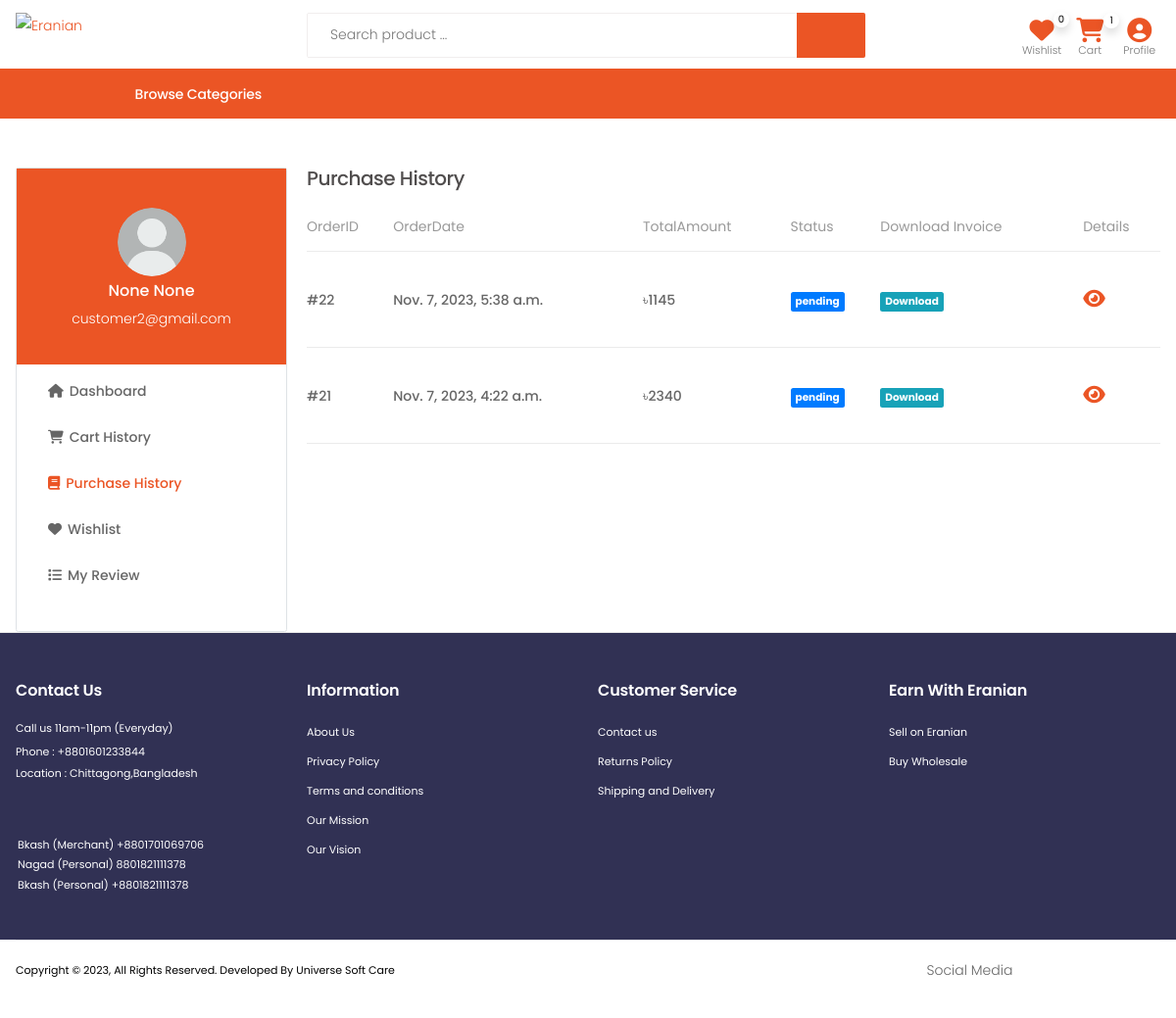
The page /order_summary (signed in) on the database as committed earlier.
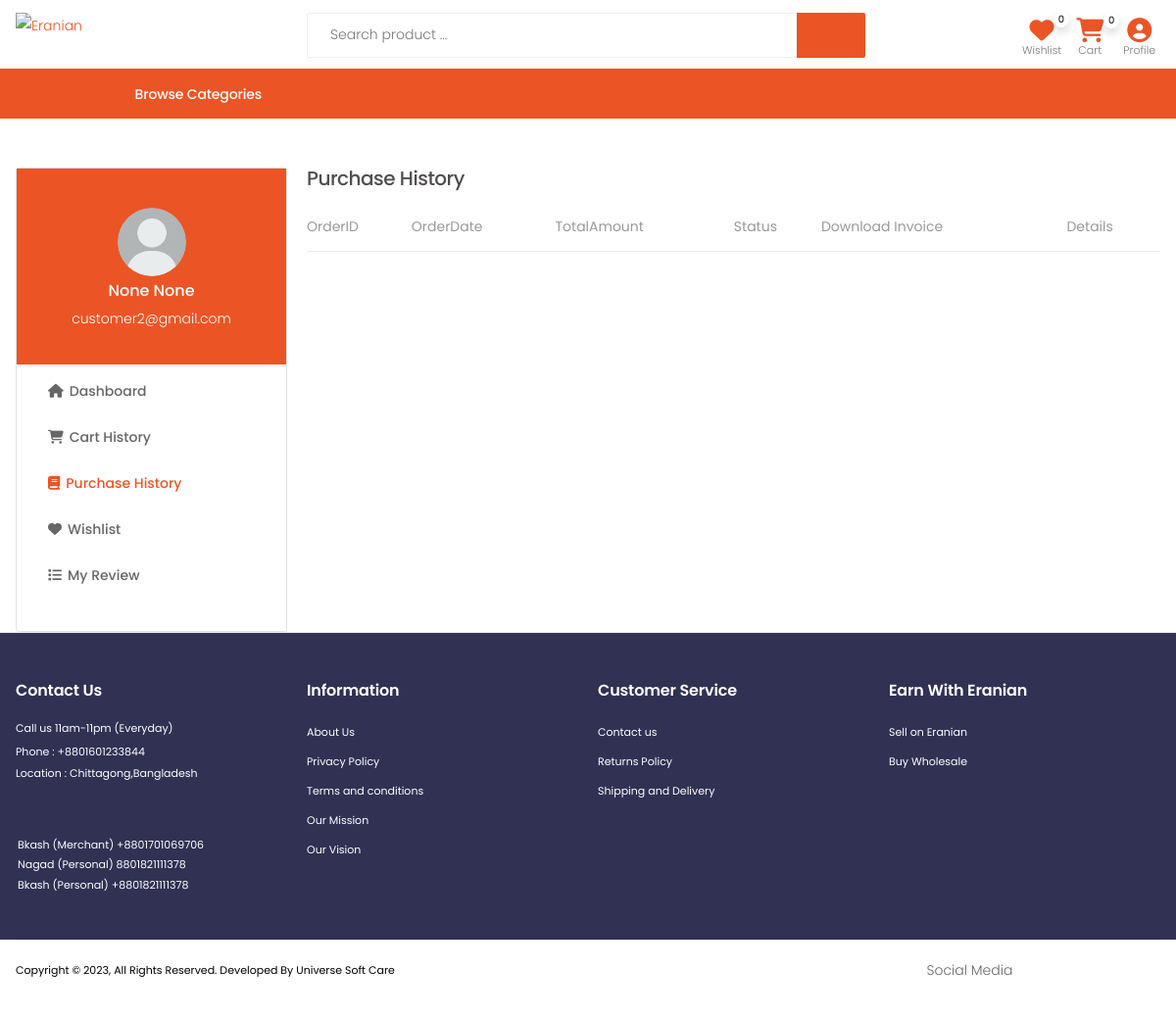
The same page on the database as committed later.
### userapp/models.py (models this page shows, shortened)
class User(AbstractBaseUser, PermissionsMixin):
    email = models.EmailField(unique=True)
    username = None
    first_name = models.CharField(max_length=30, null=True, blank=True)
    last_name = models.CharField(max_length=30, null=True, blank=True)
    phone = models.CharField(max_length=15, unique=True, null=True, blank=True)
    is_active = models.BooleanField(default=True)
    is_staff = models.BooleanField(default=False)
    is_customer = models.BooleanField(default=False)
    is_vendor = models.BooleanField(default=False)
    is_employee = models.BooleanField(default=False)
    date_joined = models.DateTimeField(default=timezone.now)
    objects = CustomUserManager()
    USERNAME_FIELD = 'email'
    REQUIRED_FIELDS = []

class Profile(models.Model):
    user                = models.OneToOneField(User, on_delete=models.CASCADE, max_length=1)
    image               = models.ImageField(upload_to="profilepicture", default='no_img.png')
    date_of_birthday    = models.DateField(auto_now_add=False,blank=True,null=True)
    phone               = models.CharField(max_length=15,unique=True,blank=True,null=True)
    permanent_address   = models.CharField(max_length=100,blank=True,null=True)
    present_address     = models.CharField(max_length=100,blank=True,null=True)
    class Meta:
        verbose_name_plural = "Customer Profile"

### store/models.py (models this page shows, shortened)
class Order(models.Model):
    user = models.ForeignKey(settings.AUTH_USER_MODEL,on_delete=models.CASCADE)
    items = models.ManyToManyField(OrderItem)
    ordered_date = models.DateTimeField()
    order_complate_date = models.DateTimeField( auto_now=False, auto_now_add=False, blank=True, null=True)
    order_status = models.CharField( max_length=150, choices=Order_Status, default='pending')
    total_order_amount = models.CharField(max_length=150, blank=True, null=True)
    paid_amount = models.CharField(max_length=150, default=0)
    due_amount = models.CharField(max_length=150, default=0)
    ordered = models.BooleanField(default=False)
    orderId = models.CharField(max_length=150, blank=True, null=True)
    paymentId = models.CharField(max_length=150, blank=True, null=True)
    coupon = models.ForeignKey('Coupon', on_delete=models.SET_NULL, blank=True, null=True)
    shipping_address = models.ForeignKey( ShipingAddress, on_delete=models.CASCADE, blank=True, null=True)
    payment_option = models.CharField(max_length=150)
    order_read_status = models.BooleanField(default=False)
    cancel_order = models.BooleanField(default=False)
    returned_order = models.BooleanField(default=False)
    redx_percel_traking_number = models.CharField( max_length=150, blank=True, null=True)
    others_transport_trakink_url = models.URLField(max_length=200, blank=True, null=True)
    class Meta:
        ordering = ['-id']

### store/views.py (the view)
# urls.py: path("order_summary",login_required(OrderSummary,login_url='/customer-login/'), name="order-summary"),
@login_required
def OrderSummary(request):
    try:
        order = Order.objects.filter(user=request.user, ordered=True)
        context = {
            'order': order,
        }
        return render(request, 'store/order_summary.html', context)
    except ObjectDoesNotExist:
        return redirect('/')

### store/template/store/order_summary.html (shortened to what this page needs)
{% extends 'store/base.html' %}
{% load static %}
{% block content %}
<div class="container mt-5">
	<div class="row">
		<div class="col-md-3 d-none d-md-block">
			<div class="card border rounded">
				<div class="card-profile ">
					<img class="mx-auto mt-4 rounded-circle" src="{{ user.profile.image.url }}" alt=""
						style="height: 70px ; width: 70px;">
					<p style="text-align:center ; font-size: 16px; font-weight: 500;">
						{{ user.first_name }} {{user.last_name }}</p>
					<p style="text-align:center ;">{{ user.email }}</p>
				</div>
				<div class="card-body">
					<nav class="mobile-cats-nav">
						<ul class="mobile-cats-menu dashboard-menu">
							<li><a href="{% url 'profile-dashboard' %}"><i class="fa-solid fa-house"></i>Dashboard</a>
							</li>
							<li><a href="{% url 'cart-summary' %}"><i class="fa-solid fa-cart-shopping"></i>Cart
									History</a></li>
							<li class="m-active"><a href="{% url 'order-summary' %}"><i
										class="fa-solid fa-book"></i>Purchase History</a></li>
							<li><a href="{% url 'wish-list' %}"><i class="fa-solid fa-heart"></i>Wishlist</a></li>
							<li><a href="{% url 'my-review' %}"><i class="fa-solid fa-list"></i>My Review</a></li>
						</ul>
					</nav>
				</div>
			</div>
		</div>
		<div class="col-md-9">
			<h5>Purchase History</h5>
			<div class="row ">
				<div class="col-lg-12 mx-auto">
					<table class="table table-mobile">
						<thead>
							<tr>
								<th>OrderID</th>
								<th>OrderDate</th>
								<th>TotalAmount</th>
								<th>Status</th>
								<th>Download Invoice</th>
								<th>Details</th>
							</tr>
						</thead>
						<tbody>
							{% for p in order %}
							<tr>
								<td>
									#{{ p.orderId }}
								</td>
								<td>
									{{ p.ordered_date }}
								</td>
								<td>৳{{p.total_order_amount }} </td>
								<td>
									{% if p.others_transport_trakink_url %}
									<p class="badge badge-primary p-2"><a class="text-white"
											href="{{ p.others_transport_trakink_url }}" target="_blank">Traking
											Order</a></p>
									{% elif p.redx_percel_traking_number %}
									<p class="badge badge-primary p-2"><a class="text-white"
											href="https://redx.com.bd/track-parcel/?trackingId={{ p.redx_percel_traking_number }}&shopId=806273"
											target="_blank">Traking Order</a></p>
									{% else %}
									<p class="badge badge-primary p-2">{{ p.order_status }}</p>
									{% endif %}
								</td>
								{% if p.order_status == 'complete' %}
								<td>{{ p.order_complate_date }}</td>
								{% else %}
								<td><a class="badge badge-info p-2" href="{% url 'render-order-pdf-view' p.pk %}"
										download>Download</a></td>
								{% endif %}
								<td><a style="font-size: 20px ;" href="{% url 'order-detail' p.pk %}"><i
											class="fa fa-eye" aria-hidden="true"></i></a></td>
							</tr>
							{% endfor %}
						</tbody>
					</table>
				</div>
			</div>
		</div>
	</div>
</div>
{% endblock %}

### store/template/store/base.html (shortened to what this page needs)
{% load static %}
<!DOCTYPE html>
<html lang="en">
<head>
  <link rel="stylesheet" href="{% static 'store/css/bootstrap.min.css' %}">
  <link rel="stylesheet" href="{% static 'store/css/plugins/owl-carousel/owl.carousel.css' %}">
  <link rel="stylesheet" href="{% static 'store/css/plugins/magnific-popup/magnific-popup.css' %}">
  <link rel="stylesheet" href="{% static 'store/css/plugins/jquery.countdown.css' %}">
  <link rel="stylesheet" href="{% static 'store/slick-slider/slick.css' %}">
  <link rel="stylesheet" href="{% static 'store/slick-slider/slick-theme.css' %}">
  <link rel="stylesheet" href="{% static 'store/css/style.css' %}">
  <link rel="stylesheet" href="{% static 'store/css/skins/skin-demo-13.css' %}">
  <link rel="stylesheet" href="{% static 'store/css/demos/demo-13.css' %}">
  <link rel="stylesheet" href="{% static 'store/css/plugins/nouislider/nouislider.css' %}">
  <link rel="stylesheet" href="https://cdnjs.cloudflare.com/ajax/libs/font-awesome/6.2.0/css/all.min.css">
</head>
<body>
  <div class="page-wrapper">
    {% include "store/includes/navbar.html" %}
    {% block content %}
    {% endblock %}
    {% include "store/includes/footer.html" %}
</body>
</html>

### store/template/store/includes/navbar.html (shortened to what this page needs)
{% load static %}
{% load desktop_menu %}
{% load top_category %}
{% load cart_view %}
{% load cart_count %}
{% load wish_list_product_count %}
{% load campaign %}
{% load logo %}
<header class="header header-10 header-intro-clearance desktop">
  <div class="header-middle sticky-header mx-auto ">
    <div class="container">
      <div class="header-left py-auto">
        <a href="{% url 'home' %}" class="logo">
          <img src="{% static 'store/images/eranian.png' %}" alt="Eranian">
        </a>
      </div>
      <div class="header-center">
        <div class="header-search header-search-extended header-search-visible header-search-no-radius">
          <form action="{% url 'search' %}" method="GET">
            <div class="header-search-wrapper search-wrapper-wide" style="margin-top: -10px;">
              <input type="search" class="form-control" name="q" id="q" placeholder="Search product ..." required>
              <button class="btn" type="submit" style="background-color:#eb5525 ;"><i
                  style="color: white; font-size: 25px; font-weight: 700;" class="icon-search"></i></button>
            </div>
          </form>
        </div>
      </div>
      <div class="header-right">
        <div class="header-dropdown-link" style="margin-top: -5px;">
          <a href="{% url 'wish-list' %}" class="wishlist-link">
            <i style="color:#eb5525; font-size: 25px;" class="fa-solid fa-heart"></i>
            <span class="wishlist-count shadow">{{ request.user|wish_list_product_count }}</span>
            <span class="wishlist-txt">Wishlist</span>
          </a>
          <div class="dropdown cart-dropdown mx-2">
            <a href="{% url 'cart-summary' %}" class="dropdown-toggle" role="button" aria-haspopup="true"
              aria-expanded="false" data-display="static">
              <i style="color:#eb5525; font-size: 25px;" class="fa-solid fa-cart-shopping"></i>
              <span class="cart-count shadow">{{ request.user|cart_count }}</span>
              <span class="cart-txt">Cart</span>
            </a>
          </div>
          <div class="dropdown user-profile cart-dropdown mx-2">
            <a class="dropdown-toggle" role="button" aria-haspopup="true" aria-expanded="false" data-display="static">
              <i style="color:#eb5525; font-size: 25px;" class="fa-solid fa-circle-user"></i>
              <span class="cart-txt">Profile</span>
            </a>
          </div>
        </div>
      </div>
    </div>
  </div>
  <div class="header-bottom container-fluid" style="border-top: 1px solid #eb5525;">
    <div class="row d-flex col-11 mx-auto">
      <div class="col-md-4 col-lg-3">
        {% if request.resolver_match.url_name == 'home' %}
        <div class="dropdown category-dropdown show is-on" data-visible="true">
          {% else %}
          <div class="dropdown category-dropdown is-on">
            {% endif %}
            <a href="#" class="dropdown-toggle" role="button" data-toggle="dropdown" aria-haspopup="true"
              aria-expanded="false" data-display="static" title="Browse Categories">
              <span class="pl-5" style="font-size: 14px;">Browse Categories</span>
            </a>
            </div>
          </div>
        </div>
      </div>
</header>

### store/template/store/includes/footer.html (shortened to what this page needs)
{% load static %}
{% load logo %}
<footer class="footer footer-2">
    <div class="footer-middle pb-4">
        <div class="container">
            <div class="row">
                <div class="col-6 col-lg-3">
                    <h4 class="widget-title">Contact Us</h4>
                    <p>Call us 11am-11pm (Everyday)</p>
                    <a href="tel:8801601233844"> Phone : +8801601233844</a>
                    <p>Location : Chittagong,Bangladesh</p> <br /><br />
                    <p class="d-flex payment-img"><img class="my-auto" src="{% static 'store/images/bkash.jpg' %}"
                            alt=""> Bkash (Merchant) +8801701069706</p>
                    <p class="d-flex payment-img"><img class="my-auto" src="{% static 'store/images/nagad.jpg' %}"
                            alt=""> Nagad (Personal) 8801821111378</p>
                    <p class="d-flex payment-img"><img class="my-auto" src="{% static 'store/images/bkash.jpg' %}"
                            alt=""> Bkash (Personal) +8801821111378</p>
                </div>
                <div class="col-6 col-lg-3">
                    <div class="widget">
                        <h4 class="widget-title">Information</h4>
                        <ul class="widget-list">
                            <li><a href="{% url 'about_us' %}">About Us</a></li>
                            <li><a href="{% url 'privacy-policy' %}">Privacy Policy</a></li>
                            <li><a href="{% url 'terms_conditions' %}">Terms and conditions</a></li>
                            <li><a href="{% url 'mission' %}">Our Mission</a></li>
                            <li><a href="{% url 'vision' %}">Our Vision</a></li>
                        </ul>
                    </div>
                </div>
                <div class="col-6 col-lg-3">
                    <div class="widget">
                        <h4 class="widget-title">Customer Service</h4>
                        <ul class="widget-list">
                            <li><a href="{% url 'contact-us' %}">Contact us</a></li>
                            <li><a href="{% url 'returns_policy' %}">Returns Policy</a></li>
                            <li><a href="{% url 'shipping_delivery' %}">Shipping and Delivery</a></li>
                        </ul>
                    </div>
                </div>
                <div class="col-6 col-lg-3">
                    <div class="widget">
                        <h4 class="widget-title">Earn With Eranian</h4>
                        <ul class="widget-list">
                            <li><a href="{% url 'vendor_login' %}">Sell on Eranian</a></li>
                            <li><a href="#">Buy Wholesale</a></li>
                        </ul>
                    </div>
                </div>
            </div>
        </div>
    </div>
    </div>
    <div class="footer-bottom mb-5 mb-md-1 ">
        <div class="container">
            <p class="footer-copyright">Copyright &copy; {% now 'Y' %}, All Rights Reserved. Developed By Universe Soft
                Care</p>
            <div class="social-icons social-icons-color">
                <span class="social-label">Social Media</span>
                <a href="#" class="social-icon social-facebook" title="Facebook" target="_blank"><i
                        class="icon-facebook-f"></i></a>
                <a href="#" class="social-icon social-twitter" title="Twitter" target="_blank"><i
                        class="icon-twitter"></i></a>
                <a href="#" class="social-icon social-instagram" title="Instagram" target="_blank"><i
                        class="icon-instagram"></i></a>
                <a href="#" class="social-icon social-youtube" title="Youtube" target="_blank"><i
                        class="icon-youtube"></i></a>
                <a href="#" class="social-icon social-pinterest" title="Pinterest" target="_blank"><i
                        class="icon-pinterest"></i></a>
            </div>
        </div>
    </div>

### store/template/store/includes/mobile-navbar.html (shortened to what this page needs)
{% load static %}
{% load top_category %}

Rows that differ between the two databases and show on the page:
removed Order: orderId "22", ordered_date "Nov. 7, 2023, 5:38 a.m.", total_order_amount "1145", order_status "pending", shows "Download"
removed Order: orderId "21", ordered_date "Nov. 7, 2023, 4:22 a.m.", total_order_amount "2340", order_status "pending", shows "Download"
changed User "None": user|cart_count "1" → "0"
